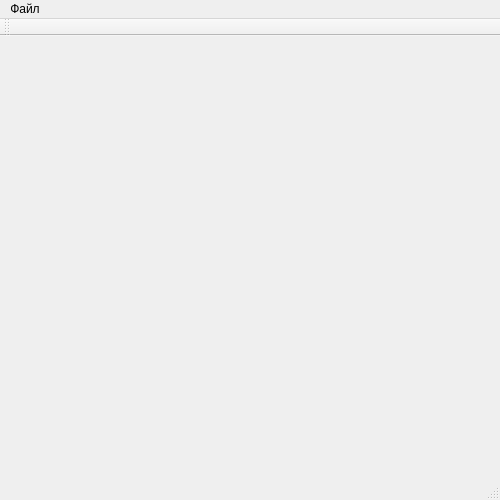
<?xml version="1.0" encoding="UTF-8"?>
<ui version="4.0">
 <class>MainWindow</class>
 <widget class="QMainWindow" name="MainWindow">
  <property name="geometry">
   <rect>
    <x>0</x>
    <y>0</y>
    <width>500</width>
    <height>500</height>
   </rect>
  </property>
  <property name="minimumSize">
   <size>
    <width>500</width>
    <height>500</height>
   </size>
  </property>
  <property name="maximumSize">
   <size>
    <width>500</width>
    <height>500</height>
   </size>
  </property>
  <property name="sizeIncrement">
   <size>
    <width>50</width>
    <height>50</height>
   </size>
  </property>
  <property name="windowTitle">
   <string>Морской бой в одни ворота</string>
  </property>
  <widget class="QWidget" name="centralWidget"/>
  <widget class="QMenuBar" name="menuBar">
   <property name="geometry">
    <rect>
     <x>0</x>
     <y>0</y>
     <width>500</width>
     <height>21</height>
    </rect>
   </property>
   <widget class="QMenu" name="menu">
    <property name="title">
     <string>Файл</string>
    </property>
    <addaction name="action"/>
   </widget>
   <addaction name="menu"/>
  </widget>
  <widget class="QToolBar" name="mainToolBar">
   <attribute name="toolBarArea">
    <enum>TopToolBarArea</enum>
   </attribute>
   <attribute name="toolBarBreak">
    <bool>false</bool>
   </attribute>
  </widget>
  <widget class="QStatusBar" name="statusBar"/>
  <action name="action">
   <property name="text">
    <string>Выход</string>
   </property>
  </action>
 </widget>
 <layoutdefault spacing="6" margin="11"/>
 <resources/>
 <connections/>
</ui>
